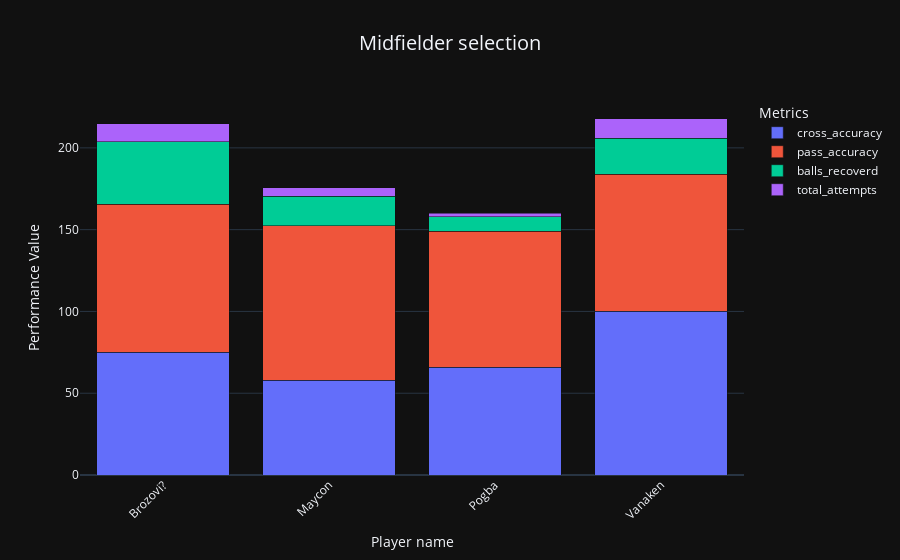

Here is the notebook cell this chart was saved with:
### Code cell
f2.bar_chart(df[1],"player_name",['cross_accuracy', 'pass_accuracy', 'balls_recoverd', 'total_attempts'],"Midfielder selection")

### Figure 1 — Plotly figure (JSON) as saved in the notebook; plotly's stock layout.template omitted (floating-point values rounded to 4 significant figures)
{"data": [{"alignmentgroup": "True", "hovertemplate": "Metrics=cross_accuracy<br>Player name=%{x}<br>Performance Value=%{y}<extra></extra>", "legendgroup": "cross_accuracy", "marker": {"color": "#636efa", "pattern": {"shape": ""}}, "name": "cross_accuracy", "offsetgroup": "cross_accuracy", "orientation": "v", "showlegend": true, "textposition": "auto", "type": "bar", "x": ["Brozovi?", "Maycon", "Pogba", "Vanaken"], "xaxis": "x", "y": [75, 58, 66, 100], "yaxis": "y"}, {"alignmentgroup": "True", "hovertemplate": "Metrics=pass_accuracy<br>Player name=%{x}<br>Performance Value=%{y}<extra></extra>", "legendgroup": "pass_accuracy", "marker": {"color": "#EF553B", "pattern": {"shape": ""}}, "name": "pass_accuracy", "offsetgroup": "pass_accuracy", "orientation": "v", "showlegend": true, "textposition": "auto", "type": "bar", "x": ["Brozovi?", "Maycon", "Pogba", "Vanaken"], "xaxis": "x", "y": [90.6, 94.5, 83, 83.8], "yaxis": "y"}, {"alignmentgroup": "True", "hovertemplate": "Metrics=balls_recoverd<br>Player name=%{x}<br>Performance Value=%{y}<extra></extra>", "legendgroup": "balls_recoverd", "marker": {"color": "#00cc96", "pattern": {"shape": ""}}, "name": "balls_recoverd", "offsetgroup": "balls_recoverd", "orientation": "v", "showlegend": true, "textposition": "auto", "type": "bar", "x": ["Brozovi?", "Maycon", "Pogba", "Vanaken"], "xaxis": "x", "y": [38, 18, 9, 22], "yaxis": "y"}, {"alignmentgroup": "True", "hovertemplate": "Metrics=total_attempts<br>Player name=%{x}<br>Performance Value=%{y}<extra></extra>", "legendgroup": "total_attempts", "marker": {"color": "#ab63fa", "pattern": {"shape": ""}}, "name": "total_attempts", "offsetgroup": "total_attempts", "orientation": "v", "showlegend": true, "textposition": "auto", "type": "bar", "x": ["Brozovi?", "Maycon", "Pogba", "Vanaken"], "xaxis": "x", "y": [11, 5, 2, 12], "yaxis": "y"}], "layout": {"barmode": "stack", "legend": {"title": {"text": "Metrics"}, "tracegroupgap": 0}, "title": {"font": {"size": 20}, "text": "Midfielder selection", "x": 0.5}, "xaxis": {"anchor": "y", "domain": [0, 1], "tickangle": -45, "title": {"text": "Player name"}}, "yaxis": {"anchor": "x", "domain": [0, 1], "title": {"text": "Performance Value"}}}}
